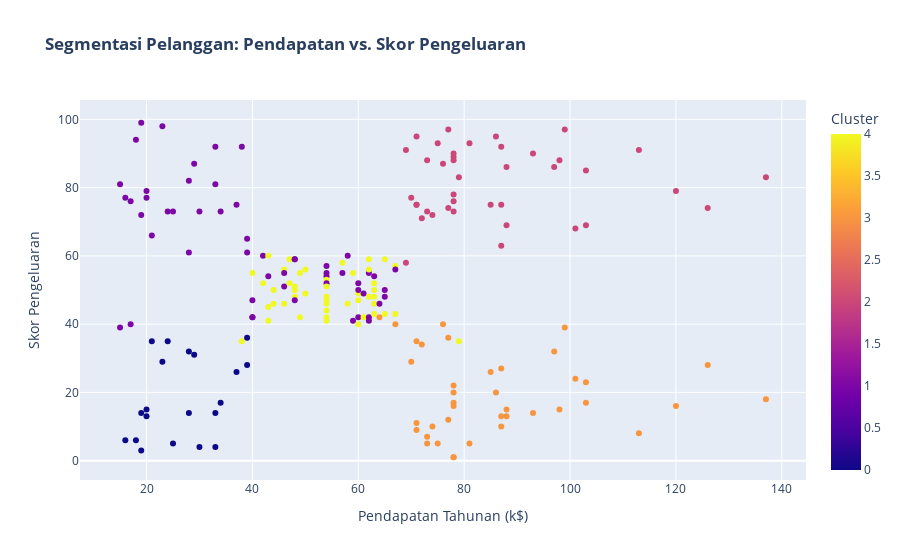
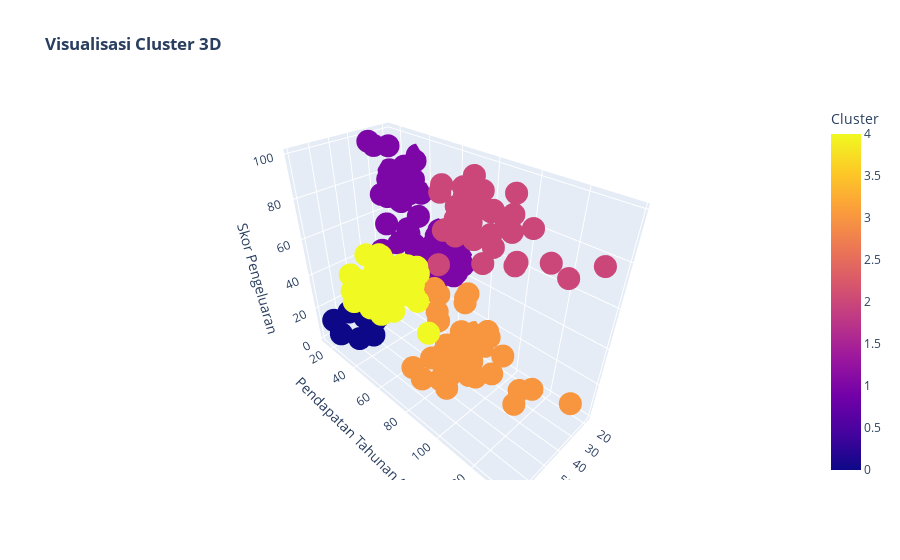
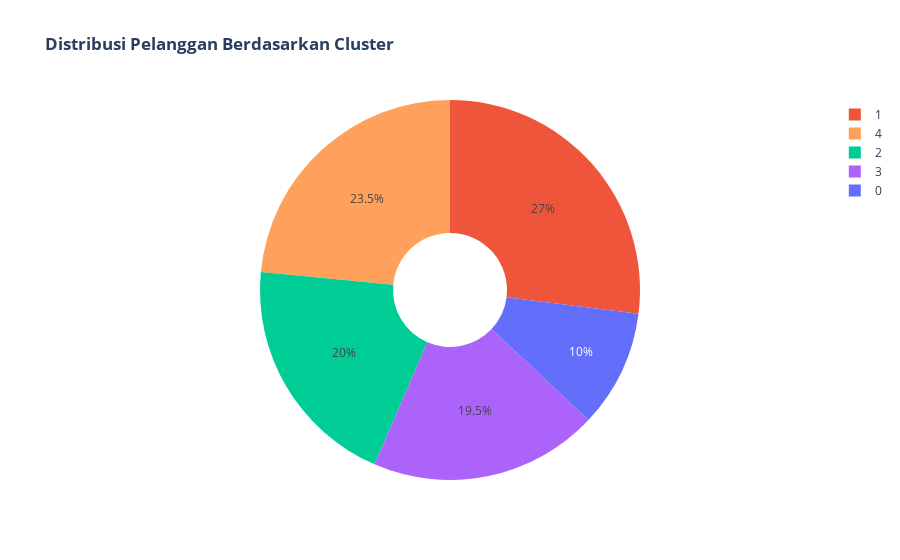
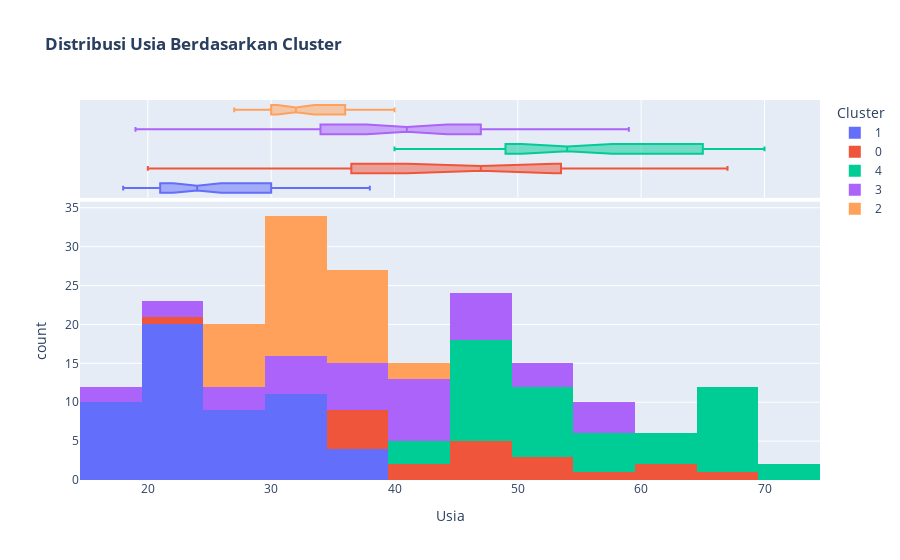

The notebook cell saved with these charts, in order:
### Markdown cell above
## 6. Customer Segmentation with K-Means

### Code cell
# Model Training,  K-Means dengan k=5
# random_state=42 digunakan agar hasil clustering konsisten setiap kali kode dijalankan
# n_init=10 untuk menjalankan algoritma 10 kali dan memilih hasil terbaik
kmeans_final = KMeans(n_clusters=k_optimal, random_state=42, n_init=10)
label_kluster = kmeans_final.fit_predict(X)

# Menambahkan label cluster ke dataframe asli dan yang sudah dinormalisasi
df['Cluster'] = label_kluster
df_standard['Cluster'] = label_kluster

# Menampilkan ringkasan hasil clustering
print(f"Hasil Clustering K-Means (k={k_optimal}):")
print(f"Jumlah pelanggan di setiap cluster:")
kluster_counts = df['Cluster'].value_counts().sort_index()
for cluster, count in kluster_counts.items():
    print(f"Cluster {cluster}: {count} pelanggan ({count/len(df)*100:.1f}%)")

print(f"\nSkor Siluet Final: {silhouette_score(X, label_kluster):.3f}")

# Visualisasi Hasil Clustering
# Plot Sebaran: Pendapatan Tahunan vs. Skor Pengeluaran (Paling Relevan)
fig1 = px.scatter(df, 
                  x='Annual Income (k$)', 
                  y='Spending Score (1-100)',
                  color='Cluster',
                  title='<b>Segmentasi Pelanggan: Pendapatan vs. Skor Pengeluaran</b>',
                  labels={'Annual Income (k$)': 'Pendapatan Tahunan (k$)', 'Spending Score (1-100)': 'Skor Pengeluaran'},
                  hover_data=['CustomerID', 'Age', 'Gender']) 
fig1.show()

# Plot Sebaran: Menggabungkan Usia, Pendapatan, dan Skor Pengeluaran
fig2 = px.scatter_3d(df,
                     x='Age',
                     y='Annual Income (k$)',
                     z='Spending Score (1-100)',
                     color='Cluster',
                     title='<b>Visualisasi Cluster 3D</b>',
                     labels={'Age': 'Usia', 'Annual Income (k$)': 'Pendapatan Tahunan (k$)', 'Spending Score (1-100)': 'Skor Pengeluaran'},
                     hover_data=['CustomerID', 'Gender'])
fig2.show()

# Diagram Lingkaran (Pie Chart): Distribusi Ukuran Cluster
pie_data = kluster_counts.reset_index()
pie_data.columns = ['Cluster', 'Jumlah']
fig3 = px.pie(pie_data,
              values='Jumlah',
              names='Cluster',
              title='<b>Distribusi Pelanggan Berdasarkan Cluster</b>',
              color='Cluster',
              hole=0.3) 
fig3.show()

# Histogram: Distribusi Usia untuk Setiap Cluster
fig4 = px.histogram(df,
                    x='Age',
                    color='Cluster',
                    marginal='box',
                    title='<b>Distribusi Usia Berdasarkan Cluster</b>',
                    labels={'Age': 'Usia'})
fig4.show()


# Kesimpulan Akhir
print(f"\nProses clustering selesai! Pelanggan telah disegmentasi menjadi {k_optimal} kelompok yang berbeda.")
print(f"Clustering K-Means berhasil dengan skor siluet: {silhouette_score(X, label_kluster):.3f}")
print(f"Visualisasi interaktif menunjukkan pemisahan cluster yang jelas di berbagai kombinasi fitur.")

### Figure 1 — Plotly figure (JSON) as saved in the notebook; plotly's stock layout.template omitted (floating-point values rounded to 4 significant figures; data arrays with more than 128 entries replaced by an {"elided": "..."} marker saying what was removed)
{"data": [{"customdata": {"elided": "200x3 mixed values"}, "hovertemplate": "Pendapatan Tahunan (k$)=%{x}<br>Skor Pengeluaran=%{y}<br>CustomerID=%{customdata[0]}<br>Age=%{customdata[1]}<br>Gender=%{customdata[2]}<br>Cluster=%{marker.color}<extra></extra>", "legendgroup": "", "marker": {"color": {"elided": "200 int values"}, "coloraxis": "coloraxis", "symbol": "circle"}, "mode": "markers", "name": "", "orientation": "v", "showlegend": false, "type": "scatter", "x": {"elided": "200 int values"}, "xaxis": "x", "y": {"elided": "200 int values"}, "yaxis": "y"}], "layout": {"coloraxis": {"colorbar": {"title": {"text": "Cluster"}}, "colorscale": [[0, "#0d0887"], [0.1111, "#46039f"], [0.2222, "#7201a8"], [0.3333, "#9c179e"], [0.4444, "#bd3786"], [0.5556, "#d8576b"], [0.6667, "#ed7953"], [0.7778, "#fb9f3a"], [0.8889, "#fdca26"], [1, "#f0f921"]]}, "legend": {"tracegroupgap": 0}, "title": {"text": "<b>Segmentasi Pelanggan: Pendapatan vs. Skor Pengeluaran</b>"}, "xaxis": {"anchor": "y", "domain": [0, 1], "title": {"text": "Pendapatan Tahunan (k$)"}}, "yaxis": {"anchor": "x", "domain": [0, 1], "title": {"text": "Skor Pengeluaran"}}}}

### Figure 2 — Plotly figure (JSON) as saved in the notebook; plotly's stock layout.template omitted (floating-point values rounded to 4 significant figures; data arrays with more than 128 entries replaced by an {"elided": "..."} marker saying what was removed)
{"data": [{"customdata": {"elided": "200x2 mixed values"}, "hovertemplate": "Usia=%{x}<br>Pendapatan Tahunan (k$)=%{y}<br>Skor Pengeluaran=%{z}<br>CustomerID=%{customdata[0]}<br>Gender=%{customdata[1]}<br>Cluster=%{marker.color}<extra></extra>", "legendgroup": "", "marker": {"color": {"elided": "200 int values"}, "coloraxis": "coloraxis", "symbol": "circle"}, "mode": "markers", "name": "", "scene": "scene", "showlegend": false, "type": "scatter3d", "x": {"elided": "200 int values"}, "y": {"elided": "200 int values"}, "z": {"elided": "200 int values"}}], "layout": {"coloraxis": {"colorbar": {"title": {"text": "Cluster"}}, "colorscale": [[0, "#0d0887"], [0.1111, "#46039f"], [0.2222, "#7201a8"], [0.3333, "#9c179e"], [0.4444, "#bd3786"], [0.5556, "#d8576b"], [0.6667, "#ed7953"], [0.7778, "#fb9f3a"], [0.8889, "#fdca26"], [1, "#f0f921"]]}, "legend": {"tracegroupgap": 0}, "scene": {"domain": {"x": [0, 1], "y": [0, 1]}, "xaxis": {"title": {"text": "Usia"}}, "yaxis": {"title": {"text": "Pendapatan Tahunan (k$)"}}, "zaxis": {"title": {"text": "Skor Pengeluaran"}}}, "title": {"text": "<b>Visualisasi Cluster 3D</b>"}}}

### Figure 3 — Plotly figure (JSON) as saved in the notebook; plotly's stock layout.template omitted (floating-point values rounded to 4 significant figures)
{"data": [{"customdata": [[0], [1], [2], [3], [4]], "domain": {"x": [0, 1], "y": [0, 1]}, "hole": 0.3, "hovertemplate": "Cluster=%{customdata[0]}<br>Jumlah=%{value}<extra></extra>", "labels": [0, 1, 2, 3, 4], "legendgroup": "", "marker": {"colors": ["#636efa", "#EF553B", "#00cc96", "#ab63fa", "#FFA15A"]}, "name": "", "showlegend": true, "type": "pie", "values": [20, 54, 40, 39, 47]}], "layout": {"legend": {"tracegroupgap": 0}, "title": {"text": "<b>Distribusi Pelanggan Berdasarkan Cluster</b>"}}}

### Figure 4 — Plotly figure (JSON) as saved in the notebook; plotly's stock layout.template omitted (floating-point values rounded to 4 significant figures)
{"data": [{"bingroup": "x", "hovertemplate": "Cluster=1<br>Usia=%{x}<br>count=%{y}<extra></extra>", "legendgroup": "1", "marker": {"color": "#636efa", "pattern": {"shape": ""}}, "name": "1", "orientation": "v", "showlegend": true, "type": "histogram", "x": [19, 21, 23, 31, 22, 23, 30, 35, 24, 22, 20, 35, 25, 31, 29, 35, 23, 21, 18, 21, 30, 20, 24, 31, 24, 27, 29, 31, 33, 31, 27, 19, 18, 19, 32, 26, 23, 38, 21, 22, 34, 18, 32, 24, 27, 20, 23, 26, 21, 19, 19, 18, 19, 27], "xaxis": "x", "yaxis": "y"}, {"hovertemplate": "Cluster=1<br>Usia=%{x}<extra></extra>", "legendgroup": "1", "marker": {"color": "#636efa"}, "name": "1", "notched": true, "showlegend": false, "type": "box", "x": [19, 21, 23, 31, 22, 23, 30, 35, 24, 22, 20, 35, 25, 31, 29, 35, 23, 21, 18, 21, 30, 20, 24, 31, 24, 27, 29, 31, 33, 31, 27, 19, 18, 19, 32, 26, 23, 38, 21, 22, 34, 18, 32, 24, 27, 20, 23, 26, 21, 19, 19, 18, 19, 27], "xaxis": "x2", "yaxis": "y2"}, {"bingroup": "x", "hovertemplate": "Cluster=0<br>Usia=%{x}<br>count=%{y}<extra></extra>", "legendgroup": "0", "marker": {"color": "#EF553B", "pattern": {"shape": ""}}, "name": "0", "orientation": "v", "showlegend": true, "type": "histogram", "x": [20, 35, 64, 67, 58, 37, 35, 52, 35, 46, 54, 45, 40, 60, 53, 49, 42, 36, 48, 49], "xaxis": "x", "yaxis": "y"}, {"hovertemplate": "Cluster=0<br>Usia=%{x}<extra></extra>", "legendgroup": "0", "marker": {"color": "#EF553B"}, "name": "0", "notched": true, "showlegend": false, "type": "box", "x": [20, 35, 64, 67, 58, 37, 35, 52, 35, 46, 54, 45, 40, 60, 53, 49, 42, 36, 48, 49], "xaxis": "x2", "yaxis": "y2"}, {"bingroup": "x", "hovertemplate": "Cluster=4<br>Usia=%{x}<br>count=%{y}<extra></extra>", "legendgroup": "4", "marker": {"color": "#00cc96", "pattern": {"shape": ""}}, "name": "4", "orientation": "v", "showlegend": true, "type": "histogram", "x": [65, 50, 49, 59, 50, 47, 51, 69, 53, 70, 67, 54, 63, 43, 68, 70, 47, 60, 60, 59, 45, 40, 49, 57, 67, 46, 48, 55, 50, 68, 48, 40, 47, 48, 49, 67, 49, 66, 54, 68, 66, 65, 63, 49, 51, 50, 56], "xaxis": "x", "yaxis": "y"}, {"hovertemplate": "Cluster=4<br>Usia=%{x}<extra></extra>", "legendgroup": "4", "marker": {"color": "#00cc96"}, "name": "4", "notched": true, "showlegend": false, "type": "box", "x": [65, 50, 49, 59, 50, 47, 51, 69, 53, 70, 67, 54, 63, 43, 68, 70, 47, 60, 60, 59, 45, 40, 49, 57, 67, 46, 48, 55, 50, 68, 48, 40, 47, 48, 49, 67, 49, 66, 54, 68, 66, 65, 63, 49, 51, 50, 56], "xaxis": "x2", "yaxis": "y2"}, {"bingroup": "x", "hovertemplate": "Cluster=3<br>Usia=%{x}<br>count=%{y}<extra></extra>", "legendgroup": "3", "marker": {"color": "#ab63fa", "pattern": {"shape": ""}}, "name": "3", "orientation": "v", "showlegend": true, "type": "histogram", "x": [38, 38, 23, 43, 59, 47, 25, 20, 44, 19, 57, 28, 25, 48, 34, 43, 44, 47, 37, 34, 19, 50, 42, 36, 40, 36, 52, 58, 59, 37, 46, 41, 54, 41, 34, 33, 47, 45, 32], "xaxis": "x", "yaxis": "y"}, {"hovertemplate": "Cluster=3<br>Usia=%{x}<extra></extra>", "legendgroup": "3", "marker": {"color": "#ab63fa"}, "name": "3", "notched": true, "showlegend": false, "type": "box", "x": [38, 38, 23, 43, 59, 47, 25, 20, 44, 19, 57, 28, 25, 48, 34, 43, 44, 47, 37, 34, 19, 50, 42, 36, 40, 36, 52, 58, 59, 37, 46, 41, 54, 41, 34, 33, 47, 45, 32], "xaxis": "x2", "yaxis": "y2"}, {"bingroup": "x", "hovertemplate": "Cluster=2<br>Usia=%{x}<br>count=%{y}<extra></extra>", "legendgroup": "2", "marker": {"color": "#FFA15A", "pattern": {"shape": ""}}, "name": "2", "orientation": "v", "showlegend": true, "type": "histogram", "x": [40, 39, 31, 40, 38, 39, 31, 29, 32, 35, 32, 32, 28, 32, 34, 39, 38, 27, 30, 30, 29, 31, 36, 33, 32, 28, 36, 30, 27, 35, 32, 29, 30, 28, 36, 32, 38, 35, 32, 30], "xaxis": "x", "yaxis": "y"}, {"hovertemplate": "Cluster=2<br>Usia=%{x}<extra></extra>", "legendgroup": "2", "marker": {"color": "#FFA15A"}, "name": "2", "notched": true, "showlegend": false, "type": "box", "x": [40, 39, 31, 40, 38, 39, 31, 29, 32, 35, 32, 32, 28, 32, 34, 39, 38, 27, 30, 30, 29, 31, 36, 33, 32, 28, 36, 30, 27, 35, 32, 29, 30, 28, 36, 32, 38, 35, 32, 30], "xaxis": "x2", "yaxis": "y2"}], "layout": {"barmode": "relative", "legend": {"title": {"text": "Cluster"}, "tracegroupgap": 0}, "title": {"text": "<b>Distribusi Usia Berdasarkan Cluster</b>"}, "xaxis": {"anchor": "y", "domain": [0, 1], "title": {"text": "Usia"}}, "xaxis2": {"anchor": "y2", "domain": [0, 1], "matches": "x", "showgrid": true, "showticklabels": false}, "yaxis": {"anchor": "x", "domain": [0, 0.7326], "title": {"text": "count"}}, "yaxis2": {"anchor": "x2", "domain": [0.7426, 1], "matches": "y2", "showgrid": false, "showline": false, "showticklabels": false, "ticks": ""}}}
